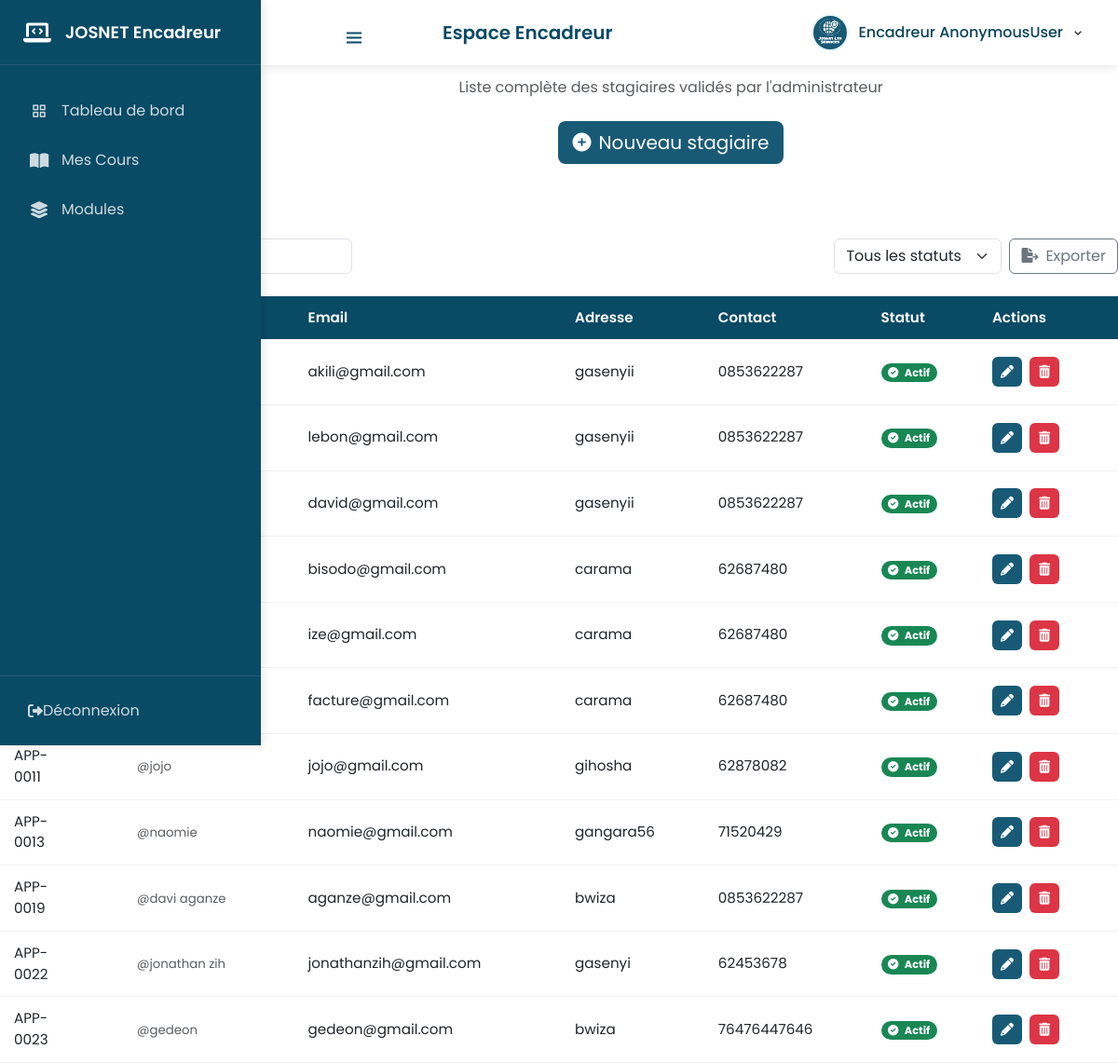
/liste_comptes_approuves_appr_formateur/, run on the app's committed database.
### inscription/models.py (models this page shows, shortened)
class Apprenant(models.Model):
    user = models.OneToOneField(User, on_delete=models.CASCADE)
    adress = models.CharField(max_length= 20)
    telephone = models.CharField(max_length=20)
    module = models.ForeignKey(Module, on_delete=models.SET_NULL, null=True, blank=True, )
    is_approved = models.BooleanField(default=False)  # Ajout de l'approbation
    statut = models.BooleanField(default=False)  # Approuvé ou non

### inscription/views.py (the view)
# urls.py: path('liste_comptes_approuves_appr_formateur/', liste_comptes_approuves_appr_formateur, name='liste_comptes_approuves_appr_formateur'),
def liste_comptes_approuves_appr_formateur(request):
    apprenants_approuves = Apprenant.objects.filter(statut=True)
    return render(request, "liste_comptes_approuves_appr_formateur.html", {"apprenants_approuves": apprenants_approuves})

### inscription/templates/liste_comptes_approuves_appr_formateur.html (shortened to what this page needs)
{% extends 'index_formateur.html' %}
{% load static %}
{% block content %}
<div class="table-container" >
    <div class="table-header text-center mb-5">
        <div class="d-flex flex-column align-items-center">
            <h3 class="table-title mb-3">
            </h3>
            <p class="table-subtitle text-muted mb-4">Liste complète des stagiaires validés par l'administrateur</p>
            <a href="{% url 'creation_compte' %}" class="btn btn-primary btn-lg" style="background-color: #185a76; border: none; min-width: 200px;">
                <i class="fas fa-plus-circle me-2"></i>Nouveau stagiaire
            </a>
        </div>
    </div>
    <div class="table-controls mb-4 d-flex justify-content-between align-items-center">
        <div class="search-box position-relative">
        </div>
        <div class="d-flex gap-2">
            <select class="form-select filter-select" id="statusFilter" style="width: 180px;">
                <option value="">Tous les statuts</option>
            </select>
            <a href="{% url 'exporter_apprenants_csv' %}" class="btn btn-outline-secondary" id="exportBtn">
                <i class="fas fa-file-export me-2"></i>Exporter
            </a>
        </div>
    </div>
    <div class="table-responsive">
        <table class="professional-table">
            <thead>
                <tr>
                    <th width="80">ID</th>
                    <th>Nom Complet</th>
                    <th>Email</th>
                    <th>Adresse</th>
                    <th>Contact</th>
                    <th>Statut</th>
                    <th width="150">Actions</th>
                </tr>
            </thead>
            <tbody>
                {% for apprenant in apprenants_approuves %}
                <tr data-status="{% if apprenant.statut %}active{% else %}inactive{% endif %}">
                    <td>APP-{{ apprenant.user.id|stringformat:"04d" }}</td>
                    <td>
                        <div class="d-flex align-items-center">
                            <div class="avatar-sm me-3">
                            </div>
                            <div>
                                <small class="text-muted">@{{ apprenant.user.username }}</small>
                            </div>
                        </div>
                    </td>
                    <td>{{ apprenant.user.email }}</td>
                    <td>{{ apprenant.adress|default:"-"|truncatechars:20 }}</td>
                    <td>{{ apprenant.telephone|default:"-" }}</td>
                    <td>
                        <span class="badge bg-success rounded-pill">
                            <i class="fas fa-check-circle me-1"></i> Actif
                        </span>
                    </td>
                    <td>
                        <div class="d-flex gap-2">
                            <a href="{% url 'modifier_apprenant' apprenant.user.id %}"
                               class="btn btn-action btn-sm btn-edit"
                               data-bs-toggle="tooltip" title="Modifier">
                                <i class="fas fa-pencil-alt"></i>
                            </a>
                            <a href="{% url 'supprimer_apprenant' apprenant.user.id %}"
                               class="btn btn-action btn-sm btn-delete"
                               data-bs-toggle="tooltip"
                               title="Supprimer"
                               onclick="return confirm('Êtes-vous sûr de vouloir supprimer cet apprenant ?');">
                                <i class="fas fa-trash-alt"></i>
                            </a>
                        </div>
                    </td>
                </tr>
                {% endfor %}
            </tbody>
        </table>
    </div>
</div>
{% endblock %}

### inscription/static/css/style.css (style rules this page uses)
* { margin: 0; padding: 0; box-sizing: border-box; font-family: "Poppins", sans-serif; }
input, textarea, select { margin-bottom: 10px; box-sizing: border-box; width: 100%; margin: 8px 0; padding: 8px 5px; border-radius: 5px; border: 1px solid #ccc; }

### inscription/templates/index_formateur.html (style rules this page uses)
.professional-table { width: 100%; border-collapse: separate; border-spacing: 0; font-size: 0.95rem; }
.professional-table thead th { background-color: var(--primary-color); color: white; padding: 12px 15px; font-weight: 600; position: sticky; top: 0; }
.professional-table tbody tr { transition: all 0.2s; }
.professional-table tbody td { padding: 12px 15px; border-bottom: 1px solid rgba(0, 0, 0, 0.05); }

### inscription/templates/navform.html (style rules this page uses)
:root { --primary-color: #094a65; --primary-dark: #0a435b; --primary-light: #e9f7fe; --sidebar-width: 280px; --topbar-height: 70px; --transition-speed: 0.3s; }

### inscription/templates/liste_comptes_approuves_appr_formateur.html (style rules this page uses)
.table-header { padding: 2rem 0; margin: 0 auto; max-width: 800px; margin-right: 80px; }
.table-title { color: #185a76; font-weight: 600; font-size: 1.75rem; margin-bottom: 0.5rem; }
.table-subtitle { font-size: 1rem; color: #6c757d; margin-bottom: 1.5rem; }
.btn-action { width: 32px; height: 32px; display: inline-flex; align-items: center; justify-content: center; padding: 0; border-radius: 6px; color: white; }
.btn-edit { background-color: #185a76; }
.btn-delete { background-color: #dc3545; }
.avatar-sm { width: 36px; height: 36px; border-radius: 50%; display: flex; align-items: center; justify-content: center; font-weight: 600; font-size: 0.875rem; }

### data on the page
Apprenant: user.email "akili@gmail.com", adress "gasenyii", telephone "0853622287"
Apprenant: user.email "lebon@gmail.com", adress "gasenyii", telephone "0853622287"
Apprenant: user.email "david@gmail.com", adress "gasenyii", telephone "0853622287"
Apprenant: user.email "bisodo@gmail.com", adress "carama", telephone "62687480"
Apprenant: user.email "ize@gmail.com", adress "carama", telephone "62687480"
Apprenant: user.email "facture@gmail.com", adress "carama", telephone "62687480"
Apprenant: user.id "0011", user.username "jojo", user.email "jojo@gmail.com", adress "gihosha", telephone "62878082"
Apprenant: user.id "0013", user.username "naomie", user.email "naomie@gmail.com", adress "gangara56", telephone "71520429"
Apprenant: user.id "0019", user.username "davi aganze", user.email "aganze@gmail.com", adress "bwiza", telephone "0853622287"
Apprenant: user.id "0022", user.username "jonathan zih", user.email "jonathanzih@gmail.com", adress "gasenyi", telephone "62453678"
Apprenant: user.id "0023", user.username "gedeon", user.email "gedeon@gmail.com", adress "bwiza", telephone "76476447646"

### other printed values
{{ user }} "AnonymousUser"
